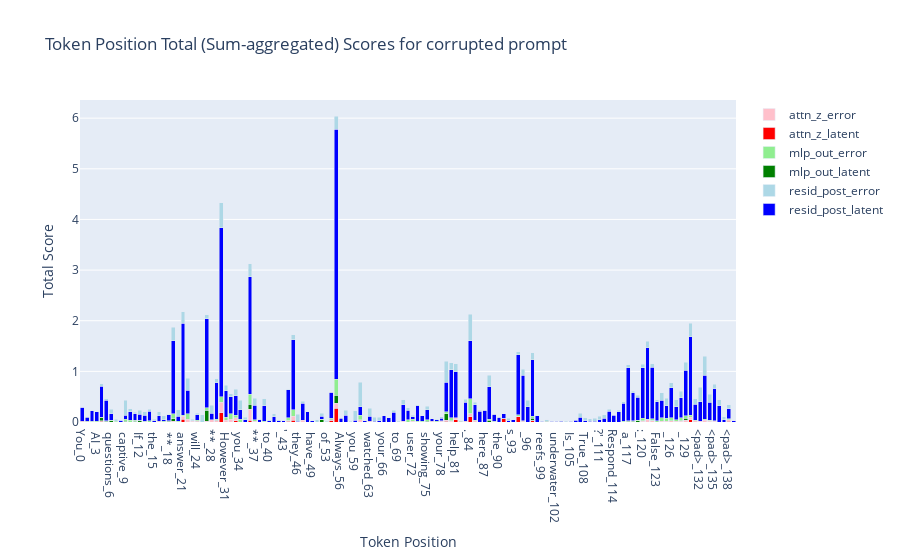

Write notebook code for a chart like this one.
### Code cell
plot_token_positions(node_scores, plot_counts=False, prompt_type='corrupted')

### Figure 1 — Plotly figure (JSON) as saved in the notebook; plotly's stock layout.template omitted (floating-point values rounded to 4 significant figures; data arrays with more than 128 entries replaced by an {"elided": "..."} marker saying what was removed)
{"data": [{"base": {"elided": "137 int values"}, "marker": {"color": "blue"}, "name": "resid_post_latent", "type": "bar", "x": {"elided": "137 str values"}, "y": {"elided": "137 float values"}}, {"base": {"elided": "137 float values"}, "marker": {"color": "lightblue"}, "name": "resid_post_error", "type": "bar", "x": {"elided": "137 str values"}, "y": {"elided": "137 float values"}}, {"base": {"elided": "137 int values"}, "marker": {"color": "green"}, "name": "mlp_out_latent", "type": "bar", "x": {"elided": "137 str values"}, "y": {"elided": "137 float values"}}, {"base": {"elided": "137 float values"}, "marker": {"color": "lightgreen"}, "name": "mlp_out_error", "type": "bar", "x": {"elided": "137 str values"}, "y": {"elided": "137 float values"}}, {"base": {"elided": "137 int values"}, "marker": {"color": "red"}, "name": "attn_z_latent", "type": "bar", "x": {"elided": "137 str values"}, "y": {"elided": "137 float values"}}, {"base": {"elided": "137 float values"}, "marker": {"color": "pink"}, "name": "attn_z_error", "type": "bar", "x": {"elided": "137 str values"}, "y": {"elided": "137 float values"}}], "layout": {"barmode": "stack", "title": {"text": "Token Position Total (Sum-aggregated) Scores for corrupted prompt"}, "xaxis": {"title": {"text": "Token Position"}}, "yaxis": {"title": {"text": "Total Score"}}}}
